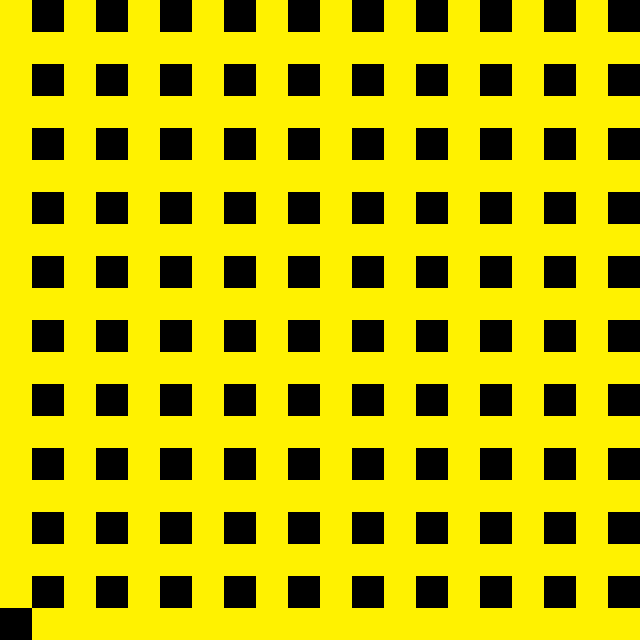

The image is a tile-based game level rendered from a .tmx file. Its description and complete source (layers, tilesets, objects, tile grids) follow:
An orthogonal 20x20 tile map with 32x32 px tiles, 1 tile layer (TileLayer1), 2 tilesets and 3 objects (ball2, ball1, goal).

<map version="1.0" orientation="orthogonal" renderorder="right-up" width="20" height="20" tilewidth="32" tileheight="32" nextobjectid="5">
 <tileset firstgid="1" name="ball" tilewidth="16" tileheight="16" tilecount="1" columns="0">
  <tile id="0">
   <image width="16" height="16" source="ball_16.png" />
  </tile>
 </tileset>
 <tileset firstgid="2" name="test_tile" tilewidth="32" tileheight="32" tilecount="2" columns="2">
  <image source="test_tile.png" width="64" height="32" />
 </tileset>
 <layer name="TileLayer1" width="20" height="20">
  <data encoding="csv">
3,2,3,2,3,2,3,2,3,2,3,2,3,2,3,2,3,2,3,2,
3,3,3,3,3,3,3,3,3,3,3,3,3,3,3,3,3,3,3,3,
3,2,3,2,3,2,3,2,3,2,3,2,3,2,3,2,3,2,3,2,
3,3,3,3,3,3,3,3,3,3,3,3,3,3,3,3,3,3,3,3,
3,2,3,2,3,2,3,2,3,2,3,2,3,2,3,2,3,2,3,2,
3,3,3,3,3,3,3,3,3,3,3,3,3,3,3,3,3,3,3,3,
3,2,3,2,3,2,3,2,3,2,3,2,3,2,3,2,3,2,3,2,
3,3,3,3,3,3,3,3,3,3,3,3,3,3,3,3,3,3,3,3,
3,2,3,2,3,2,3,2,3,2,3,2,3,2,3,2,3,2,3,2,
3,3,3,3,3,3,3,3,3,3,3,3,3,3,3,3,3,3,3,3,
3,2,3,2,3,2,3,2,3,2,3,2,3,2,3,2,3,2,3,2,
3,3,3,3,3,3,3,3,3,3,3,3,3,3,3,3,3,3,3,3,
3,2,3,2,3,2,3,2,3,2,3,2,3,2,3,2,3,2,3,2,
3,3,3,3,3,3,3,3,3,3,3,3,3,3,3,3,3,3,3,3,
3,2,3,2,3,2,3,2,3,2,3,2,3,2,3,2,3,2,3,2,
3,3,3,3,3,3,3,3,3,3,3,3,3,3,3,3,3,3,3,3,
3,2,3,2,3,2,3,2,3,2,3,2,3,2,3,2,3,2,3,2,
3,3,3,3,3,3,3,3,3,3,3,3,3,3,3,3,3,3,3,3,
3,2,3,2,3,2,3,2,3,2,3,2,3,2,3,2,3,2,3,2,
2,3,3,3,3,3,3,3,3,3,3,3,3,3,3,3,3,3,3,3
</data>
 </layer>
 <objectgroup draworder="index" name="ObjectLayer1">
  <object id="1" name="ball2" gid="1" x="178" y="587" width="16" height="16">
   <properties>
    <property name="bSelect" type="bool" value="false" />
    <property name="shotNum" type="int" value="3" />
   </properties>
  </object>
  <object id="2" name="ball1" gid="1" x="35" y="526" width="16" height="16">
   <properties>
    <property name="bSelect" type="bool" value="true" />
    <property name="shotNum" type="int" value="5" />
   </properties>
  </object>
  <object id="3" name="goal" x="108" y="514" width="32" height="32">
   <ellipse />
  </object>
 </objectgroup>
</map>